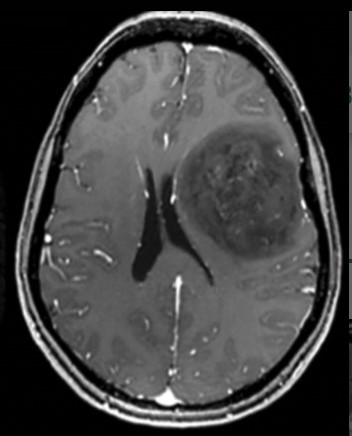
%> input picture images/tumor.jpg, 352 x 436 px
$ octave morph_.m   (GNU Octave 9; MATLAB toolbox functions it lacks are replaced by stand-ins)
%> lines starting %> are read from the running program, lines starting %| are printed output that depends on the picture; in (x1, y1, x2, y2) boxes, pixels count from 0 and x2, y2 are one past the last pixel; in counts of white or black regions, pixels touching at a corner belong together; the program's own positions count from 1
%Feature Extraction
A = imread('tumor.jpg');
%> A is the input picture: size 436x352x3 uint8; mean R, G, B 64.5, 64.5, 64.5
A = rgb2gray(A);
%> A: size 436x352 uint8
binary = binarise(A);
%> after the loop in binarise, `for i=1:x`: sum = 9900291
%> in binarise, `threshold=sum/(0.85*x*y);`: threshold = 75.89
%> after the loop in binarise, `for i=1:x`:
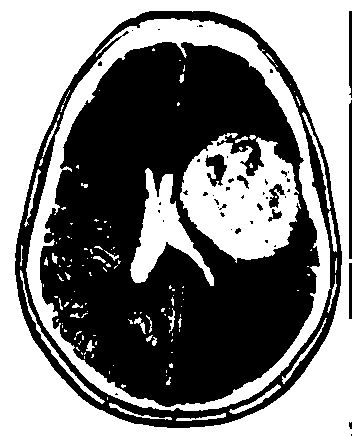
%> binary: size 436x352 double; values 0 (black) and 1 (white), 49.8% white; 139 white regions (102 under 20 px), largest, box (x1, y1, x2, y2) and area: (0, 0, 352, 436) 45615, (26, 18, 331, 411) 14336, (180, 133, 301, 263) 9372
SE=strel('disk',4);
k2=imopen(binary,SE); %image open
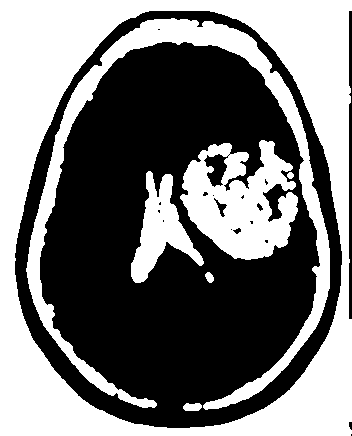
%> k2: size 436x352 double; values 0 (black) and 1 (white), 46.5% white; 7 white regions, largest, box (x1, y1, x2, y2) and area: (0, 0, 352, 436) 45599, (26, 18, 330, 410) 13550, (180, 140, 298, 260) 8684
b=bwlabel(k2); %colormap
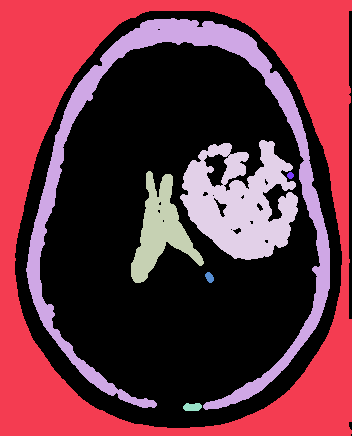
%> b: size 436x352 double; 8 distinct labels, from 0 to 7; one colour per label, 0 black
b(b~=4)=0; %connected components of image
%> b: size 436x352 double; values 0 (black) and 4 (white), 5.7% white; 1 white region, box (x1, y1, x2, y2) and area: (180, 140, 298, 260) 8684
k3=imclose(b,strel('disk',18)); %image close
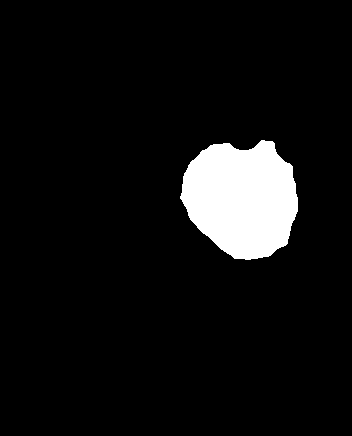
%> k3: size 436x352 double; values 0 (black) and 4 (white), 6.9% white; 1 white region, box (x1, y1, x2, y2) and area: (180, 140, 298, 260) 10622
I=k3.*double(A);
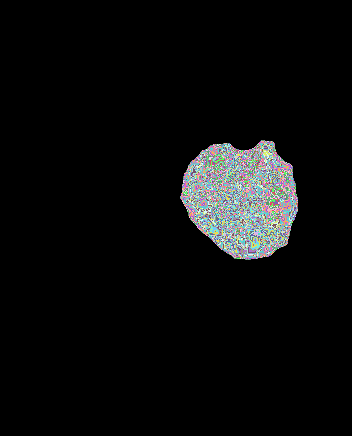
%> I: size 436x352 double; 84 distinct labels, from 0 to 492; one colour per label, 0 black
X = imcomplement(I);
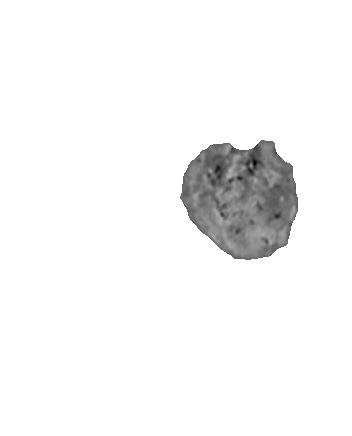
%> X: size 436x352 double; min -491, max 1, mean -17.13; drawn with min black and max white
p = X.*double(A);
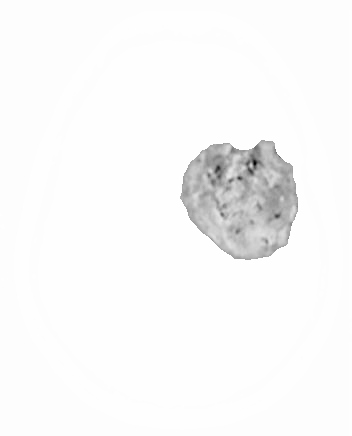
%> p: size 436x352 double; min -60393, max 255, mean -1151.7; drawn with min black and max white
% Statistical Features
meanIntensity = mean(I(:));
%> meanIntensity = 18.13
medianIntensity = median(p(:));
%> medianIntensity = 73
v = var(I(:));
%> v = 4536

%Textural features
% GLCM
glcms = graycomatrix(I);
%> glcms = [142287 0 0 0 0 0 0 127; 0 0 0 0 0 0 0 0; 0 0 0 0 0 0 0 0; 0 0 0 0 0 0 0 0; 0 0 0 0 0 0 0 0; 0 0 0 0 0 0 0 0; 0 0 0 0 0 0 0 0; 127 0 0 0 0 0 0 10495]
glcmaa = graycoprops(glcms);
%> glcmaa = {Contrast 0.0813, Correlation 0.987, Energy 0.869, Homogeneity 0.999}

% Morphological Features
%Area
Area=regionprops(I,'Area');
%> Area = 492 regions; largest, Area: 431, 424, 419, 412, 406
Area=struct2cell(Area);
%> Area = 492 items
Area=cell2mat(Area');
%> Area = 492 values, max 431 at index 260, min 0 at index 1, mean 21.59
Aveg_Area=mean2(Area);
%> Aveg_Area = 21.59

%Eccentricity
%> the run ends on the next line
Eccentricity=regionprops(I,'Eccentricity');
% [41 lines not run here, left out]
function binary = binarise(A)
[x, y]=size(A);
a=double(A);
sum=0;
for i=1:x
    for j=1:y
        sum=sum+a(i,j);
    end
end
threshold=sum/(0.85*x*y);
binary=zeros(x,y);
for i=1:x
    for j=1:y
        if a(i,j)>=threshold
            binary(i,j)=0;
        else
            binary(i,j)=1;
        end
    end
end
end
